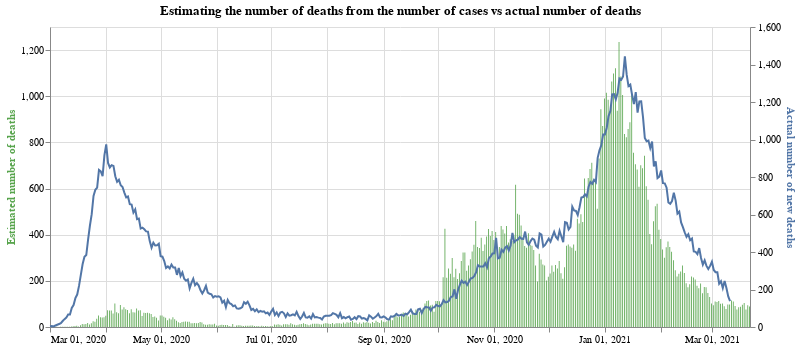

This figure's notebook cell:
### Code cell
#collapse
base = alt.Chart(full_eng_deaths.query("date >= '2020-03-01'")).encode(x=alt.X("yearmonthdate(date):T", axis=alt.Axis(title=None))).properties(width=700, title='Estimating the number of deaths from the number of cases vs actual number of deaths')

bars = base.mark_bar(color='#57A44C').encode(
    y=alt.Y("estimateDeathsFromCases:Q", axis=alt.Axis(title='Estimated number of deaths', titleColor='#57A44C')),
    tooltip="newCases:Q"
)

line = base.mark_line(stroke='#5276A7').encode(y=alt.Y("laggedNewDeaths:Q", axis=alt.Axis(title='Actual number of new deaths', titleColor='#5276A7')))

alt.layer(bars, line).resolve_scale(y='independent')

### Figure 1 — Vega-Lite specification as saved in the notebook (floating-point values rounded to 4 significant figures; data arrays with more than 128 entries replaced by an {"elided": "..."} marker saying what was removed)
{"config": {"view": {"continuousWidth": 400, "continuousHeight": 300}}, "layer": [{"mark": {"type": "bar", "color": "#57A44C"}, "encoding": {"tooltip": {"type": "quantitative", "field": "newCases"}, "x": {"type": "temporal", "axis": {"title": null}, "field": "date", "timeUnit": "yearmonthdate"}, "y": {"type": "quantitative", "axis": {"title": "Estimated number of deaths", "titleColor": "#57A44C"}, "field": "estimateDeathsFromCases"}}, "title": "Estimating the number of deaths from the number of cases vs actual number of deaths", "width": 700}, {"mark": {"type": "line", "stroke": "#5276A7"}, "encoding": {"x": {"type": "temporal", "axis": {"title": null}, "field": "date", "timeUnit": "yearmonthdate"}, "y": {"type": "quantitative", "axis": {"title": "Actual number of new deaths", "titleColor": "#5276A7"}, "field": "laggedNewDeaths"}}, "title": "Estimating the number of deaths from the number of cases vs actual number of deaths", "width": 700}], "data": {"name": "data-14fe7017c164d6a376165dc46142e98f"}, "resolve": {"scale": {"y": "independent"}}, "$schema": "https://vega.github.io/schema/vega-lite/v4.8.1.json", "datasets": {"data-14fe7017c164d6a376165dc46142e98f": {"elided": "386 records"}}}
